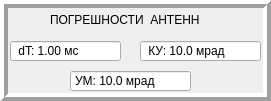
    <widget class="QFrame" name="frame_11">
     <property name="geometry">
      <rect>
       <x>170</x>
       <y>10</y>
       <width>271</width>
       <height>101</height>
      </rect>
     </property>
     <property name="frameShape">
      <enum>QFrame::Box</enum>
     </property>
     <property name="frameShadow">
      <enum>QFrame::Raised</enum>
     </property>
     <property name="lineWidth">
      <number>4</number>
     </property>
     <widget class="QDoubleSpinBox" name="doubleSpinBox_7">
      <property name="geometry">
       <rect>
        <x>140</x>
        <y>40</y>
        <width>121</width>
        <height>22</height>
       </rect>
      </property>
      <property name="buttonSymbols">
       <enum>QAbstractSpinBox::NoButtons</enum>
      </property>
      <property name="prefix">
       <string> КУ: </string>
      </property>
      <property name="suffix">
       <string> мрад</string>
      </property>
      <property name="decimals">
       <number>1</number>
      </property>
      <property name="maximum">
       <double>100.000000000000000</double>
      </property>
      <property name="singleStep">
       <double>1.000000000000000</double>
      </property>
      <property name="stepType">
       <enum>QAbstractSpinBox::AdaptiveDecimalStepType</enum>
      </property>
      <property name="value">
       <double>10.000000000000000</double>
      </property>
     </widget>
     <widget class="QDoubleSpinBox" name="doubleSpinBox_8">
      <property name="geometry">
       <rect>
        <x>10</x>
        <y>40</y>
        <width>111</width>
        <height>22</height>
       </rect>
      </property>
      <property name="buttonSymbols">
       <enum>QAbstractSpinBox::NoButtons</enum>
      </property>
      <property name="prefix">
       <string> dT: </string>
      </property>
      <property name="suffix">
       <string> мс</string>
      </property>
      <property name="maximum">
       <double>1000.000000000000000</double>
      </property>
      <property name="singleStep">
       <double>1.000000000000000</double>
      </property>
      <property name="value">
       <double>1.000000000000000</double>
      </property>
     </widget>
     <widget class="QDoubleSpinBox" name="doubleSpinBox_13">
      <property name="geometry">
       <rect>
        <x>70</x>
        <y>70</y>
        <width>121</width>
        <height>22</height>
       </rect>
      </property>
      <property name="buttonSymbols">
       <enum>QAbstractSpinBox::NoButtons</enum>
      </property>
      <property name="prefix">
       <string>УМ: </string>
      </property>
      <property name="suffix">
       <string> мрад</string>
      </property>
      <property name="decimals">
       <number>1</number>
      </property>
      <property name="maximum">
       <double>100.000000000000000</double>
      </property>
      <property name="singleStep">
       <double>1.000000000000000</double>
      </property>
      <property name="stepType">
       <enum>QAbstractSpinBox::AdaptiveDecimalStepType</enum>
      </property>
      <property name="value">
       <double>10.000000000000000</double>
      </property>
     </widget>
     <widget class="QLabel" name="label_61">
      <property name="geometry">
       <rect>
        <x>50</x>
        <y>10</y>
        <width>181</width>
        <height>20</height>
       </rect>
      </property>
      <property name="text">
       <string>ПОГРЕШНОСТИ  АНТЕНН</string>
      </property>
     </widget>
    </widget>
